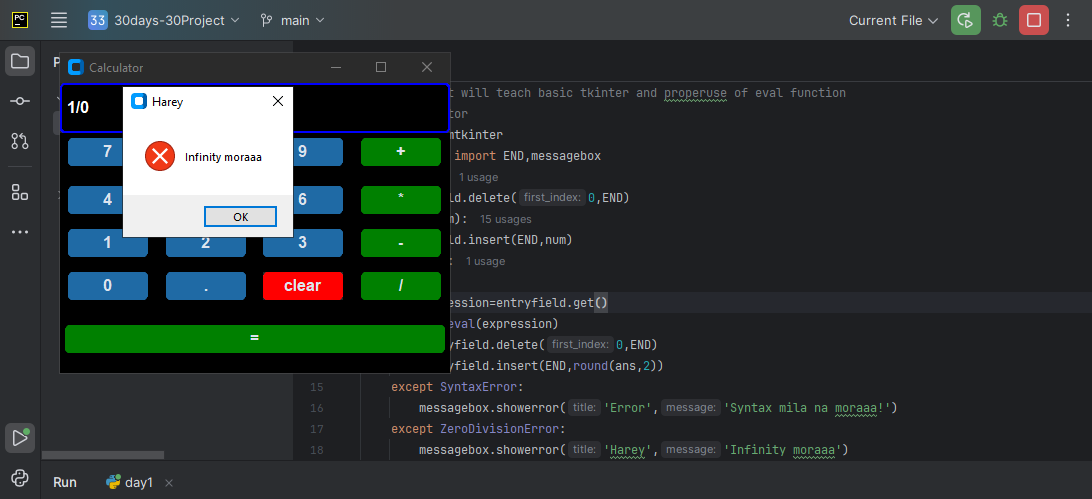
#> input picture Day1.png, 1092 x 499 px; its folder holds only this picture in this run
$ python Day19.py
#> lines starting #> are read from the running program, lines starting #| are printed output that depends on the picture
import os.path
from PIL import Image
from tkinter.filedialog import askopenfilename

path=askopenfilename(filetypes=[('PNG Files', '*.png'),('All Files', '*.*')])
#> the answer given: Day1.png
img=Image.open(path)
#> img is the input picture: PIL image 1092x499 RGBA; mean R, G, B, A 44.9, 52.1, 52.3, 255
print("Input size")
width=int(input("Enter width:-->"))
#> the answer given: 100
height=int(input("Enter Height-->"))
#> the answer given: 100
size=(width,height)
if path.lower().endswith(('.png','.jpg','.jpeg')):
    filename,extension=os.path.splitext(path)
    resizedimage=img.resize(size)
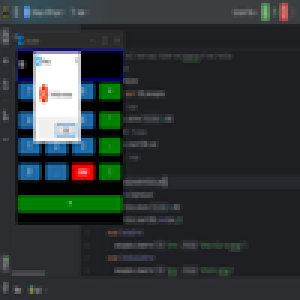
#> resizedimage: PIL image 100x100 RGBA (shown 3 times larger); mean R, G, B, A 44.9, 52.2, 52.4, 255
    resizedimage.save(f"resized.{extension}")
resizedimage.show()

$ run again, on Day3.png
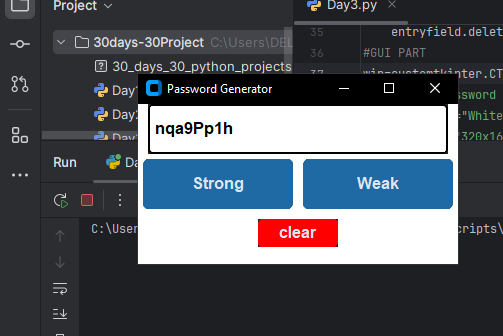
#> input picture Day3.png, 503 x 336 px
#> img is the input picture: PIL image 503x336 RGBA; mean R, G, B, A 84.1, 88.7, 95.8, 255
#> `resizedimage=img.resize(size)`:
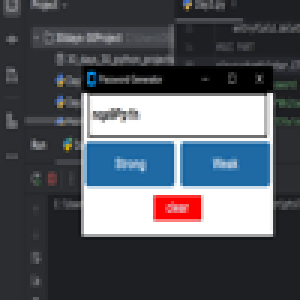
#> resizedimage: PIL image 100x100 RGBA (shown 3 times larger); mean R, G, B, A 84, 88.6, 95.7, 255

$ run again, on Day6.png
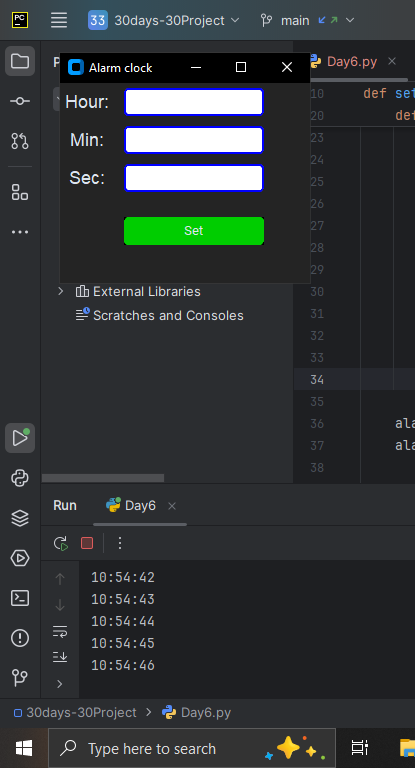
#> input picture Day6.png, 415 x 768 px
#> img is the input picture: PIL image 415x768 RGBA; mean R, G, B, A 48.2, 52.6, 54, 255
#> `resizedimage=img.resize(size)`:
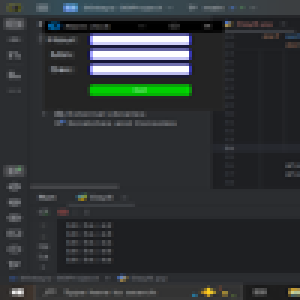
#> resizedimage: PIL image 100x100 RGBA (shown 3 times larger); mean R, G, B, A 48.1, 52.4, 53.9, 255
